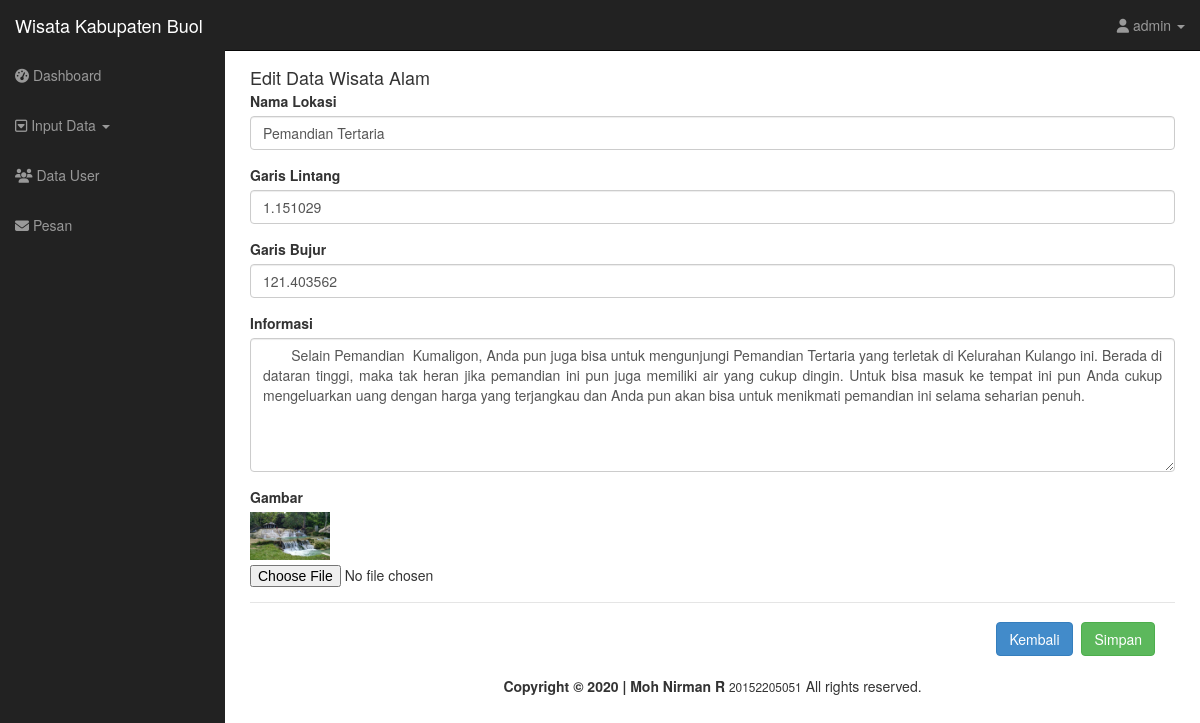
The page /admin/administrator/models/edit.php?id=3 (signed in) on the database its author committed.
### tables this page shows
CREATE TABLE `df_wisata` (
  `id_lokasi` int(6) NOT NULL,
  `nm_lokasi` varchar(30) NOT NULL,
  `gr_lintang` varchar(20) NOT NULL,
  `gr_bujur` varchar(30) NOT NULL,
  `informasi` longtext NOT NULL,
  `gambar` varchar(100) NOT NULL,
  `id_user` int(11) NOT NULL
);

### admin/administrator/models/edit.php (the view, shortened to what this page needs)
<?php
include '../assets/template/header.php';
?>
<?php
include '../config/koneksi.php';
$id = $_GET['id'];
$data = mysqli_query($config, "SELECT * FROM df_wisata WHERE id_lokasi='$id'");
while ($d = mysqli_fetch_array($data)) {
?>
  <h4 class="modal-title"> Edit Data Wisata Alam</h4>
  <form action="../helper/proses_edit.php" method="POST" enctype="multipart/form-data">
    <div class="form-group">
      <label class="control-label">Nama Lokasi</label>
      <input type="text" name="nm_lokasi" class="form-control" value="<?php echo $d['nm_lokasi']; ?>" required>
    </div>
    <div class="form-group">
      <label class="control-label">Garis Lintang</label>
      <input type="text" name="gr_lintang" class="form-control" value="<?php echo $d['gr_lintang']; ?>" required>
    </div>
    <div class="form-group">
      <label class="control-label">Garis Bujur</label>
      <input type="text" name="gr_bujur" class="form-control" value="<?php echo $d['gr_bujur']; ?>" required>
    </div>
    <div class="form-group">
      <label>Informasi</label>
      <textarea name="informasi" class="form-control" type="text" rows="6" cols="80" style="text-align: justify;" >
       <?php echo $d['informasi']; ?>
      </textarea>
    </div>
    <div class="form-group">
      <label class="control-label" for="gambar">Gambar</label>
      <div style="padding-bottom: 5px">
        <img src="<?php echo '../assets/img/foto_wisata/' . $d['gambar']; ?>" width="80" id="pict">
      </div>
      <input type="file" name="gambar" required="">
    </div>
    <div class="modal-footer">
      <a href="../../administrator/home.php?page=wisata" class="btn btn-primary">Kembali</a>
      <button type="submit" class="btn btn-success" name="edit">Simpan</button>
    </div>
  </form>
<?php
}
?>
<?php
include '../assets/template/footer.php';
?>

### admin/administrator/assets/css/sb-admin.css (style rules this page uses)
body { margin-top: 50px; }

### rows shown on the page
df_wisata: nm_lokasi "Pemandian Tertaria", gr_lintang "1.151029", gr_bujur "121.403562", informasi "Selain Pemandian Kumaligon, Anda pun juga bisa untuk mengunjungi Pemandian Tertaria yang terletak di Kelurahan Kulango ini. Berada di dataran tinggi, maka tak heran jika pemandian ini pun juga memiliki air yang cukup dingin. Untuk bisa masuk ke tempat ini pun Anda cukup mengeluarkan uang dengan harga yang terjangkau dan Anda pun akan bisa untuk menikmati pemandian ini selama seharian penuh.", gambar (picture)

### other values the page prints
$_SESSION['username'] "admin"
